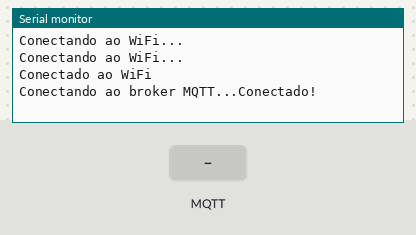
Recording of a sketch running on a simulated ESP32. Parts: the last lines printed to the serial monitor. Inputs (shaded band) come from the test bench. WiFi joins after 1.5 s; servers stay silent unless stated; no MQTT or app messages arrive unless stated.

Above: at 3.2 s.
3.3 s: MQTT message "1" arrives on the first subscribed topic
At 4.2 s:
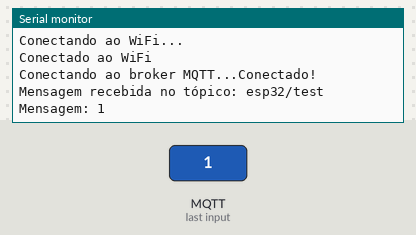
4.8 s: MQTT message "on" arrives on the first subscribed topic
At 4.96 s:
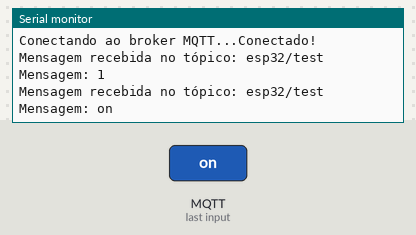
6.5 s: MQTT message "off" arrives on the first subscribed topic
At 7.9 s:
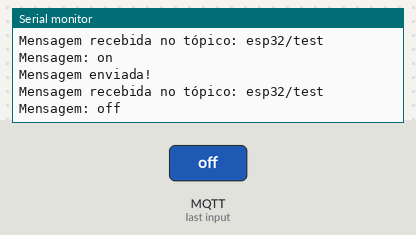

Measured:
- after the input at 3.3 s, the serial monitor: prints a new line at once (image 1)
- after the input at 4.8 s, the serial monitor: prints a new line at once (image 2)
- after the input at 6.5 s, the serial monitor: prints a new line at once (image 3)

The sketch:

12.03.ino
```cpp
#include <WiFi.h>
#include <PubSubClient.h>

// Configuração da rede Wi-Fi
const char* ssid = "Wifizonee";        // Nome da rede Wi-Fi
const char* password = "sistemasembarcados";  // Senha da rede Wi-Fi

// Configuração do Broker MQTT (computador local)
const char* mqtt_server = "127.0.0.1"; // IP do PC com Mosquitto

WiFiClient espClient;
PubSubClient client(espClient);

void callback(char* topic, byte* payload, unsigned int length) {
  Serial.print("Mensagem recebida no tópico: ");
  Serial.println(topic);
  Serial.print("Mensagem: ");
  for (int i = 0; i < length; i++) {
    Serial.print((char)payload[i]);
  }
  Serial.println();
}

void setup() {
  Serial.begin(115200);

  // Conectar ao Wi-Fi
  WiFi.begin(ssid, password);
  while (WiFi.status() != WL_CONNECTED) {
    delay(1000);
    Serial.println("Conectando ao WiFi...");
  }
  Serial.println("Conectado ao WiFi");

  // Configurar o broker MQTT
  client.setServer(mqtt_server, 1883);
  client.setCallback(callback);

  reconnect();
}

void reconnect() {
  while (!client.connected()) {
    Serial.print("Conectando ao broker MQTT...");
    if (client.connect("ESP32Client")) {
      Serial.println("Conectado!");
      client.subscribe("esp32/test");  // Inscreve-se no tópico
    } else {
      Serial.print("Falha, rc=");
      Serial.print(client.state());
      Serial.println(" Tentando novamente em 5 segundos...");
      delay(5000);
    }
  }
}

void loop() {
  if (!client.connected()) {
    reconnect();
  }
  client.loop();

  // Publica uma mensagem a cada 5 segundos
  static unsigned long lastMsg = 0;
  if (millis() - lastMsg > 5000) {
    lastMsg = millis();
    String msg = "Olá do ESP32!";
    client.publish("esp32/test", msg.c_str());
    Serial.println("Mensagem enviada!");
  }
}
```
